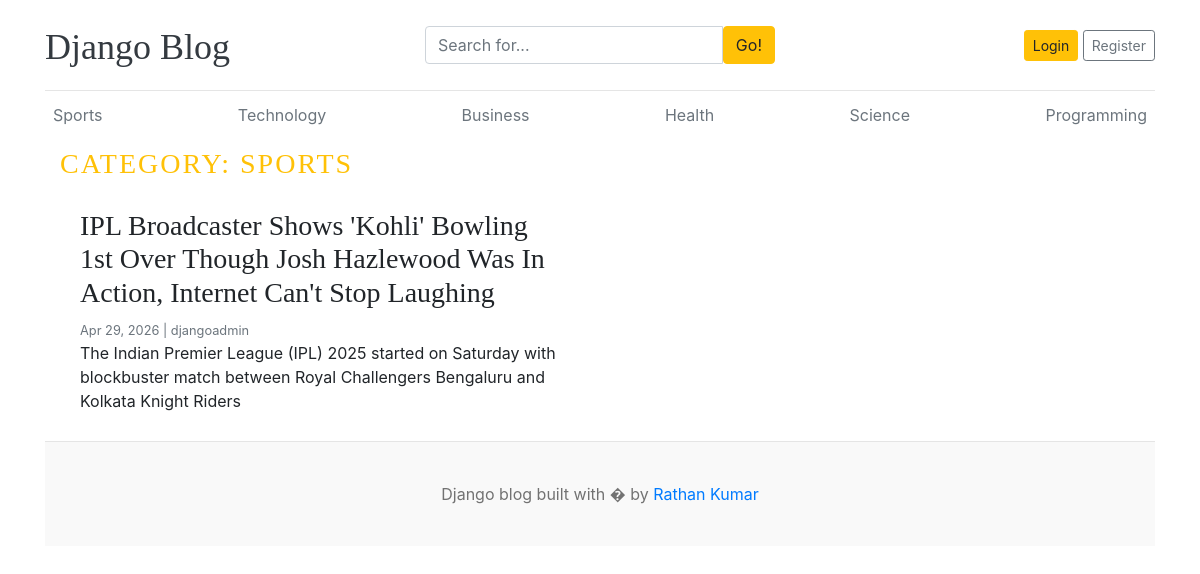
Page /category/1/ on the committed database.
### blogs/models.py (models this page shows, shortened)
class Categories(models.Model):
    category_name = models.CharField(max_length=100, unique=True)
    created_at = models.DateTimeField(auto_now_add=True)
    updated_at = models.DateTimeField(auto_now=True)
    class Meta:
        verbose_name_plural = "Categories"

class Blog(models.Model):
    title = models.CharField(max_length=200)
    slug = models.SlugField(max_length=200, unique=True, blank=True)
    category = models.ForeignKey(
        Categories, on_delete=models.CASCADE, related_name="blogs"
    )
    author = models.ForeignKey(User, on_delete=models.CASCADE, related_name="blogs")
    featured_image = models.ImageField(
        upload_to="featured_images/%Y/%m/%d", blank=True, null=True
    )
    short_description = models.TextField(max_length=500)
    blog_body = models.TextField(max_length=2000)
    status = models.CharField(max_length=20, choices=STATUSE_CHOICES, default="Draft")
    is_featured = models.BooleanField(default=False)
    created_at = models.DateTimeField(auto_now_add=True)
    updated_at = models.DateTimeField(auto_now=True)

### blogs/views.py (the view)
# urls.py: path("<int:category_id>/", views.posts_by_category, name="posts_by_category"),
def posts_by_category(request, category_id):
    posts = Blog.objects.filter(status="Published", category=category_id)
    category = get_object_or_404(Categories, id=category_id)
    context = {"posts": posts, "category_name": category.category_name}
    return render(request, "posts_by_category.html", context)

### blogs/context_processors.py (called while the page is built)
def get_categories(request):
    categories = Categories.objects.all()
    return dict(categories=categories)

### templates/posts_by_category.html (shortened to what this page needs)
{% extends 'base.html' %}
{% load static %}
{% block content %}
<div class="container">
    <h3 class="text-uppercase text-warning" style="letter-spacing: 2px">
        Category: {{ category_name }}
    </h3>
    <div class="row mb-2">
        {% if posts %}
        {% for post in posts %}
        <div class="col-md-6">
            <div class="card border-0">
                <div class="card-body">
                    <h3>{{ post.title }}</h3>
                    <small class="mb-1 text-muted">{{ post.created_at|date:"M d, Y" }} | {{ post.author }}</small>
                    <p class="card-text">
                        {{ post.short_description|truncatewords:20 }}
                    </p>
                </div>
            </div>
        </div>
        {% endfor %}
        {% else %}
        <p>No posts available in this category.</p>
        {% endif %}
    </div>
</div>
{% endblock %}

### templates/base.html (shortened to what this page needs)
{% load static %}
<!doctype html>
<html lang="en">
<head>
    <link href="https://getbootstrap.com/docs/4.0/dist/css/bootstrap.min.css" rel="stylesheet" />
    <link rel="stylesheet" href="https://cdnjs.cloudflare.com/ajax/libs/font-awesome/7.0.1/css/all.min.css"
 />
    <link href="{% static 'css/blog.css' %}" rel="stylesheet" />
</head>
<body>
    <div class="container">
        <header class="blog-header py-3">
            <div class="row flex-nowrap justify-content-between align-items-center">
                <div class="col-4 pt-1">
                    <a class="blog-header-logo text-dark" href="/">Django Blog</a>
                </div>
                <div class="col-4">
                    <form action="{% url 'search_blogs' %}" method="GET">
                        <div class="input-group">
                            <input type="text" name="keyword" value="{{ keyword }}" class="form-control"
                                placeholder="Search for...">
                            <span class="input-group-btn">
                                <button type="submit" class="btn btn-warning" type="button">Go!</button>
                            </span>
                        </div>
                    </form>
                </div>
                <div class="col-4 d-flex justify-content-end align-items-center">
                    {% if not user.is_authenticated %}
                    <a class="btn btn-sm btn-warning" href="{% url 'login' %}">Login</a> &nbsp;
                    <a class="btn btn-sm btn-outline-secondary" href="{% url 'register' %}">Register</a>
                    {% else %}
                    <span class="navbar-text">
                        <a href="{% url 'dashboards:dashboard' %}" class="btn btn-warning">Dashboard</a>
                        &nbsp;
                        <span><a href="{% url 'logout' %}" class="btn btn-warning">Logout</a></span>
                    </span>
                    {% endif %}
                </div>
            </div>
        </header>
        <div class="nav-scroller py-1 mb-2">
            <nav class="nav d-flex justify-content-between">
                {% for category in categories %}
                <a class="p-2 text-muted" href="{% url 'posts_by_category' category.id %}">{{ category.category_name }}</a>
                {% endfor %}
            </nav>
        </div>
        {% block content %} {% endblock %}
        <footer class="blog-footer">
            <p>Django blog built with � by <a href="#">Rathan Kumar</a></p>
        </footer>
    </div>
</body>
</html>

### static/css/blog.css (style rules this page uses)
.blog-header { border-bottom: 1px solid #e5e5e5; }
.blog-header-logo { font-family: "Playfair Display", Georgia, "Times New Roman", serif ; font-size: 2.25rem; }
h1, h2, h3, h4, h5, h6 { font-family: "Playfair Display", Georgia, "Times New Roman", serif ; }
.blog-footer { padding: 2.5rem 0; color: #727272; text-align: center; background-color: #f9f9f9; border-top: 0.05rem solid #e5e5e5; }
.blog-footer p:last-child { margin-bottom: 0; }

### rows in the picture
Categories: category_name "Sports", category_name "SPORTS"
Categories: category_name "Technology"
Categories: category_name "Business"
Categories: category_name "Health"
Categories: category_name "Science"
Categories: category_name "Programming"
Blog: title "IPL Broadcaster Shows 'Kohli' Bowling 1st Over Though Josh Hazlewood Was In Action, Internet Can't Stop Laughing", created_at "Apr 29, 2026", author "djangoadmin", short_description "The Indian Premier League (IPL) 2025 started on Saturday with blockbuster match between Royal Challengers Bengaluru and Kolkata Knight Riders"
